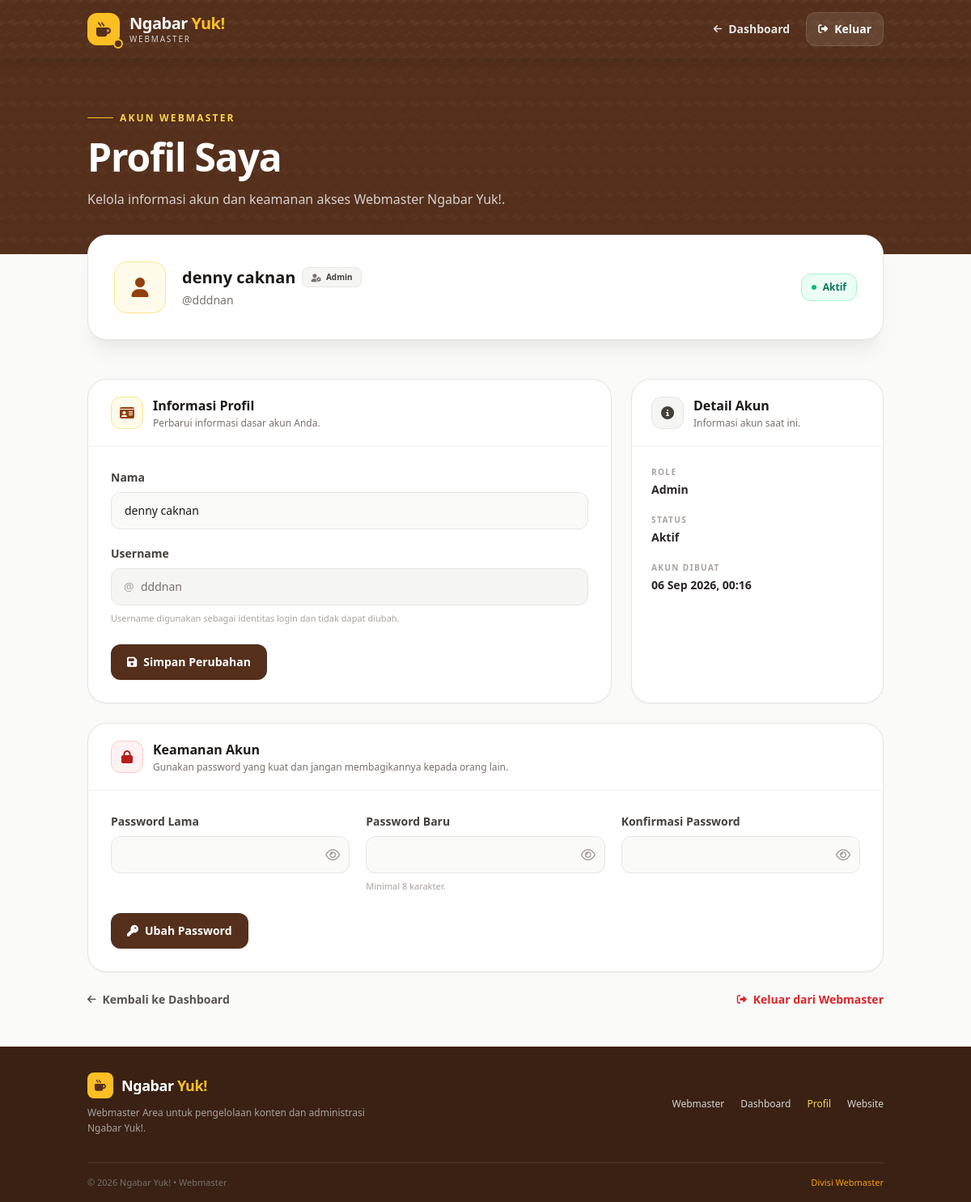
Page /webmasters/profile.php (signed in) on the committed database.
### tables this page shows
CREATE TABLE IF NOT EXISTS `users` (
  `id` int NOT NULL AUTO_INCREMENT,
  `nama` varchar(100) NOT NULL,
  `username` varchar(50) NOT NULL,
  `password` varchar(255) NOT NULL,
  `role` enum('admin','super_admin') NOT NULL DEFAULT 'admin',
  `status` enum('aktif','nonaktif') NOT NULL DEFAULT 'aktif',
  `created_at` timestamp NULL DEFAULT CURRENT_TIMESTAMP,
  PRIMARY KEY (`id`),
  UNIQUE KEY `username` (`username`)
);

### webmasters/profile.php (the view, shortened to what the rows shown need)
<?php
require_once '../config.php';
$userId = (int) $_SESSION['user_id'];
$role = $_SESSION['role'];
$userQuery = mysqli_prepare(
    $conn,
    "SELECT id, nama, username, role, status, created_at FROM users WHERE id = ? LIMIT 1"
);
mysqli_stmt_bind_param($userQuery, "i", $userId);
mysqli_stmt_execute($userQuery);
$userResult = mysqli_stmt_get_result($userQuery);
$user = mysqli_fetch_assoc($userResult);
?>
<!DOCTYPE html>
<html lang="id">
<head>
    <script src="https://cdn.tailwindcss.com"></script>
    <link
        rel="stylesheet"
        href="https://cdnjs.cloudflare.com/ajax/libs/font-awesome/6.4.0/css/all.min.css">
</head>
<body class="bg-stone-50 text-stone-800 font-sans antialiased min-h-screen flex flex-col">
    <main class="flex-1">
        <section class="relative overflow-hidden bg-[#542f1b] text-white">
            <div class="relative max-w-5xl mx-auto px-5 py-12 md:py-14">
                <div class="max-w-3xl">
                    <h1 class="text-4xl md:text-5xl font-black tracking-tight leading-[1.05]">
                        Profil Saya
                    </h1>
                </div>
            </div>
        </section>
        <section class="max-w-5xl mx-auto px-5 -mt-6 relative z-10">
            <div class="bg-white border border-stone-200 rounded-3xl shadow-xl shadow-stone-900/5 overflow-hidden">
                <div class="p-6 md:p-8">
                    <div class="flex flex-col md:flex-row md:items-center gap-5">
                        <div class="flex-1">
                            <div class="flex flex-wrap items-center gap-2">
                                <h2 class="text-xl font-black text-stone-900">
                                    <?= htmlspecialchars($user['nama']); ?>
                                </h2>
                                <?php if ($role === 'super_admin'): ?>
                                    <span class="inline-flex items-center gap-1.5 bg-amber-50 border border-amber-200 text-amber-900 px-2.5 py-1 rounded-lg text-[10px] font-bold">
                                        <i class="fa-solid fa-crown text-amber-700"></i>
                                        Super Admin
                                    </span>
                                <?php else: ?>
                                    <span class="inline-flex items-center gap-1.5 bg-stone-100 border border-stone-200 text-stone-700 px-2.5 py-1 rounded-lg text-[10px] font-bold">
                                        <i class="fa-solid fa-user-gear text-stone-500"></i>
                                        Admin
                                    </span>
                                <?php endif; ?>
                            </div>
                            <p class="text-sm text-stone-500 mt-1">
                                @<?= htmlspecialchars($user['username']); ?>
                            </p>
                        </div>
                    </div>
                </div>
            </div>
        </section>
        <section class="max-w-5xl mx-auto px-5 py-10 md:py-12">
            <div class="grid grid-cols-1 lg:grid-cols-3 gap-6">
                <div class="lg:col-span-2 bg-white border border-stone-200 rounded-3xl shadow-sm overflow-hidden">
                    <div class="px-6 md:px-7 py-5 border-b border-stone-100">
                        <div class="flex items-center gap-3">
                            <div>
                                <h2 class="font-black text-stone-900">
                                    Informasi Profil
                                </h2>
                            </div>
                        </div>
                    </div>
                    <form method="POST" class="p-6 md:p-7">
                        <div class="space-y-5">
                            <div>
                                <label
                                    for="nama"
                                    class="block text-sm font-bold text-stone-700 mb-2">
                                    Nama
                                </label>
                                <input
                                    type="text"
                                    id="nama"
                                    name="nama"
                                    value="<?= htmlspecialchars($user['nama']); ?>"
                                    minlength="3"
                                    required
                                    class="w-full px-4 py-3 rounded-xl border border-stone-200 bg-stone-50 text-sm text-stone-900 placeholder-stone-400 focus:border-amber-400 focus:ring-4 focus:ring-amber-100 transition">
                            </div>
                            <div>
                                <div class="relative">
                                    <span class="absolute left-4 top-1/2 -translate-y-1/2 text-stone-400 text-sm">
                                        @
                                    </span>
                                    <input
                                        type="text"
                                        id="username"
                                        value="<?= htmlspecialchars($user['username']); ?>"
                                        disabled
                                        class="w-full pl-9 pr-4 py-3 rounded-xl border border-stone-200 bg-stone-100 text-sm text-stone-500 cursor-not-allowed">
                                </div>
                            </div>
                        </div>
                    </form>
                </div>
                <div class="bg-white border border-stone-200 rounded-3xl shadow-sm overflow-hidden">
                    <div class="px-6 py-5 border-b border-stone-100">
                        <div class="flex items-center gap-3">
                            <div>
                                <h2 class="font-black text-stone-900">
                                    Detail Akun
                                </h2>
                            </div>
                        </div>
                    </div>
                    <div class="p-6">
                        <div class="space-y-5">
                            <div>
                                <p class="text-[10px] uppercase tracking-[0.14em] font-bold text-stone-400">
                                    Status
                                </p>
                                <p class="text-sm font-bold text-stone-800 mt-1">
                                    <?= htmlspecialchars(ucfirst($user['status'])); ?>
                                </p>
                            </div>
                            <div>
                                <p class="text-[10px] uppercase tracking-[0.14em] font-bold text-stone-400">
                                    Akun dibuat
                                </p>
                                <p class="text-sm font-bold text-stone-800 mt-1">
                                    <?= date('d M Y, H:i', strtotime($user['created_at'])); ?>
                                </p>
                            </div>
                        </div>
                    </div>
                </div>
            </div>
            <div class="mt-6 bg-white border border-stone-200 rounded-3xl shadow-sm overflow-hidden">
                <div class="px-6 md:px-7 py-5 border-b border-stone-100">
                    <div class="flex items-center gap-3">
                        <div>
                            <h2 class="font-black text-stone-900">
                                Keamanan Akun
                            </h2>
                        </div>
                    </div>
                </div>
            </div>
        </section>
    </main>
</body>
</html>

### rows in the picture
users: nama "denny caknan", username "dddnan", status "Aktif", created_at "06 Sep 2026, 00:16"

### other values in the picture
$roleLabel "Admin"
